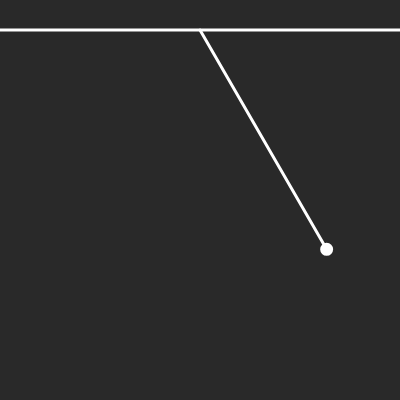
Frame 1 (no input)
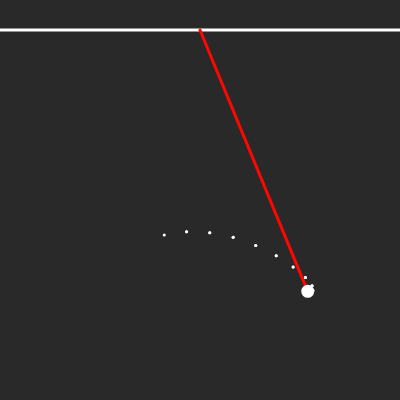
Frame 60 (no input)
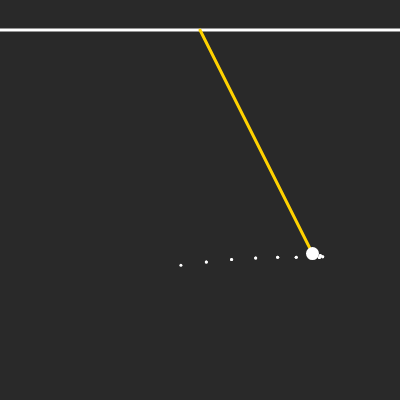
Frame 120 (the mouse pressed at the canvas centre since frame 60)

The p5.js sketch that drew these frames (run headless with seeded random() and noise() and a simulated clock; from frame 60 on, the mouse is pressed at the canvas centre):

// p5.js sketch
// ── sketch.js
let l,g,m,k,e,ed,edd,t,td,tdd

let pnts = [0,0,0,0,0,0,0,0,0,0,0,0,0,0,0,0,0,0,0,0]

function setup() {
  createCanvas(400, 400);
  
  l = 150 // legnth of the spring with zero load
  g = 9.81 // gravitational acceleration
  m = 9 // mass of the load
  k = 1 // spring constant of spring
  e = 15 + (m*g)/k // initail extention of spring where mg/k is the equilibrium point
  ed = 0 // initial velocity of extention
  t = PI/6 // initial angle
  td = 0 // initial angular velocity

  
  
  maxe = e
  mine = e
}

function draw() {
  background(41);
  stroke(255)
  strokeWeight(3)
  translate(width/2, 30)
  line(-width/2,0,width/2,0)
  
  //calc
  if (frameCount % 2 ==0){
  edd = td*td*(l+e) + g*cos(t) - ((k*e)/m)
  tdd = -(2*td*ed +g*sin(t)) / (l+e)
    
  ed += edd
  td += tdd
  
  e += ed
  t += td
  
  ed *= 0.99
  td *= 0.99
  
  mine = min(e,mine)
  maxe = max(e,maxe)
  
  }
  
  append(pnts,createVector((l+e)*sin(t), (l+e)*cos(t)))
  pnts.shift()
  
  //draw
  for (var p of pnts){
    point(p.x, p.y)
  }
  push()
  colorMode(HSB)
  clr = map(e,mine,maxe,120,0)
  stroke(clr,100,100)
  line(0,0, (l+e)*sin(t), (l+e)*cos(t))
  pop()
  ellipse((l+e)*sin(t), (l+e)*cos(t), 10, 10)
}
